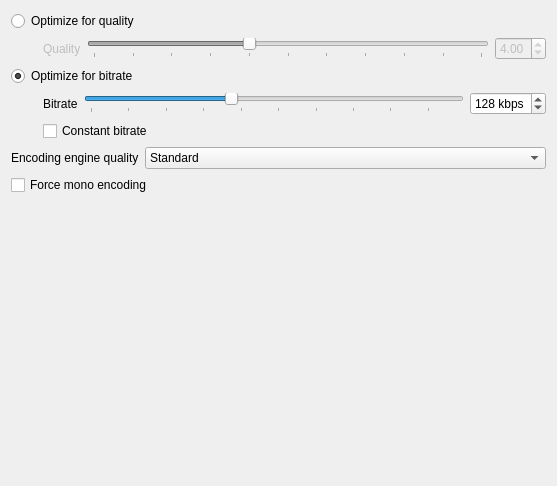
<?xml version="1.0" encoding="UTF-8"?>
<ui version="4.0">
 <class>TranscoderOptionsMP3</class>
 <widget class="QWidget" name="TranscoderOptionsMP3">
  <property name="geometry">
   <rect>
    <x>0</x>
    <y>0</y>
    <width>557</width>
    <height>486</height>
   </rect>
  </property>
  <property name="windowTitle">
   <string>Form</string>
  </property>
  <layout class="QFormLayout" name="formLayout_2">
   <item row="0" column="0" colspan="2">
    <widget class="QRadioButton" name="target_quality">
     <property name="text">
      <string>Optimize for quality</string>
     </property>
     <property name="checked">
      <bool>false</bool>
     </property>
    </widget>
   </item>
   <item row="1" column="0" colspan="2">
    <widget class="QWidget" name="widget" native="true">
     <property name="enabled">
      <bool>false</bool>
     </property>
     <layout class="QHBoxLayout" name="horizontalLayout_2">
      <property name="leftMargin">
       <number>32</number>
      </property>
      <property name="topMargin">
       <number>0</number>
      </property>
      <property name="rightMargin">
       <number>0</number>
      </property>
      <property name="bottomMargin">
       <number>0</number>
      </property>
      <item>
       <widget class="QLabel" name="label">
        <property name="text">
         <string>Quality</string>
        </property>
       </widget>
      </item>
      <item>
       <layout class="QHBoxLayout" name="horizontalLayout">
        <item>
         <widget class="QSlider" name="quality_slider">
          <property name="maximum">
           <number>999</number>
          </property>
          <property name="value">
           <number>400</number>
          </property>
          <property name="orientation">
           <enum>Qt::Horizontal</enum>
          </property>
          <property name="tickPosition">
           <enum>QSlider::TicksBelow</enum>
          </property>
          <property name="tickInterval">
           <number>100</number>
          </property>
         </widget>
        </item>
        <item>
         <widget class="QDoubleSpinBox" name="quality_spinbox">
          <property name="maximum">
           <double>9.990000000000000</double>
          </property>
          <property name="value">
           <double>4.000000000000000</double>
          </property>
         </widget>
        </item>
       </layout>
      </item>
     </layout>
    </widget>
   </item>
   <item row="2" column="0" colspan="2">
    <widget class="QRadioButton" name="target_bitrate">
     <property name="text">
      <string>Optimize for bitrate</string>
     </property>
     <property name="checked">
      <bool>true</bool>
     </property>
    </widget>
   </item>
   <item row="3" column="0" colspan="2">
    <widget class="QWidget" name="widget_2" native="true">
     <layout class="QFormLayout" name="formLayout">
      <property name="leftMargin">
       <number>32</number>
      </property>
      <property name="topMargin">
       <number>0</number>
      </property>
      <property name="rightMargin">
       <number>0</number>
      </property>
      <property name="bottomMargin">
       <number>0</number>
      </property>
      <item row="0" column="0">
       <widget class="QLabel" name="label_2">
        <property name="text">
         <string>Bitrate</string>
        </property>
       </widget>
      </item>
      <item row="0" column="1">
       <layout class="QHBoxLayout" name="horizontalLayout_3">
        <item>
         <widget class="QSlider" name="bitrate_slider">
          <property name="minimum">
           <number>8</number>
          </property>
          <property name="maximum">
           <number>320</number>
          </property>
          <property name="value">
           <number>128</number>
          </property>
          <property name="orientation">
           <enum>Qt::Horizontal</enum>
          </property>
          <property name="tickPosition">
           <enum>QSlider::TicksBelow</enum>
          </property>
          <property name="tickInterval">
           <number>32</number>
          </property>
         </widget>
        </item>
        <item>
         <widget class="QSpinBox" name="bitrate_spinbox">
          <property name="suffix">
           <string> kbps</string>
          </property>
          <property name="minimum">
           <number>8</number>
          </property>
          <property name="maximum">
           <number>320</number>
          </property>
          <property name="singleStep">
           <number>8</number>
          </property>
          <property name="value">
           <number>128</number>
          </property>
         </widget>
        </item>
       </layout>
      </item>
      <item row="1" column="0" colspan="2">
       <widget class="QCheckBox" name="cbr">
        <property name="text">
         <string>Constant bitrate</string>
        </property>
       </widget>
      </item>
     </layout>
    </widget>
   </item>
   <item row="4" column="0">
    <widget class="QLabel" name="label_3">
     <property name="text">
      <string>Encoding engine quality</string>
     </property>
    </widget>
   </item>
   <item row="4" column="1">
    <widget class="QComboBox" name="encoding_engine_quality">
     <property name="currentIndex">
      <number>1</number>
     </property>
     <item>
      <property name="text">
       <string>Fast</string>
      </property>
     </item>
     <item>
      <property name="text">
       <string>Standard</string>
      </property>
     </item>
     <item>
      <property name="text">
       <string>High</string>
      </property>
     </item>
    </widget>
   </item>
   <item row="5" column="0" colspan="2">
    <widget class="QCheckBox" name="mono">
     <property name="text">
      <string>Force mono encoding</string>
     </property>
    </widget>
   </item>
  </layout>
 </widget>
 <tabstops>
  <tabstop>target_quality</tabstop>
  <tabstop>quality_slider</tabstop>
  <tabstop>quality_spinbox</tabstop>
  <tabstop>target_bitrate</tabstop>
  <tabstop>bitrate_slider</tabstop>
  <tabstop>bitrate_spinbox</tabstop>
  <tabstop>cbr</tabstop>
  <tabstop>encoding_engine_quality</tabstop>
  <tabstop>mono</tabstop>
 </tabstops>
 <resources/>
 <connections>
  <connection>
   <sender>bitrate_slider</sender>
   <signal>valueChanged(int)</signal>
   <receiver>bitrate_spinbox</receiver>
   <slot>setValue(int)</slot>
   <hints>
    <hint type="sourcelabel">
     <x>191</x>
     <y>109</y>
    </hint>
    <hint type="destinationlabel">
     <x>492</x>
     <y>115</y>
    </hint>
   </hints>
  </connection>
  <connection>
   <sender>bitrate_spinbox</sender>
   <signal>valueChanged(int)</signal>
   <receiver>bitrate_slider</receiver>
   <slot>setValue(int)</slot>
   <hints>
    <hint type="sourcelabel">
     <x>485</x>
     <y>115</y>
    </hint>
    <hint type="destinationlabel">
     <x>182</x>
     <y>113</y>
    </hint>
   </hints>
  </connection>
  <connection>
   <sender>target_quality</sender>
   <signal>toggled(bool)</signal>
   <receiver>widget</receiver>
   <slot>setEnabled(bool)</slot>
   <hints>
    <hint type="sourcelabel">
     <x>65</x>
     <y>23</y>
    </hint>
    <hint type="destinationlabel">
     <x>20</x>
     <y>49</y>
    </hint>
   </hints>
  </connection>
  <connection>
   <sender>target_bitrate</sender>
   <signal>toggled(bool)</signal>
   <receiver>widget_2</receiver>
   <slot>setEnabled(bool)</slot>
   <hints>
    <hint type="sourcelabel">
     <x>46</x>
     <y>87</y>
    </hint>
    <hint type="destinationlabel">
     <x>22</x>
     <y>122</y>
    </hint>
   </hints>
  </connection>
 </connections>
</ui>
